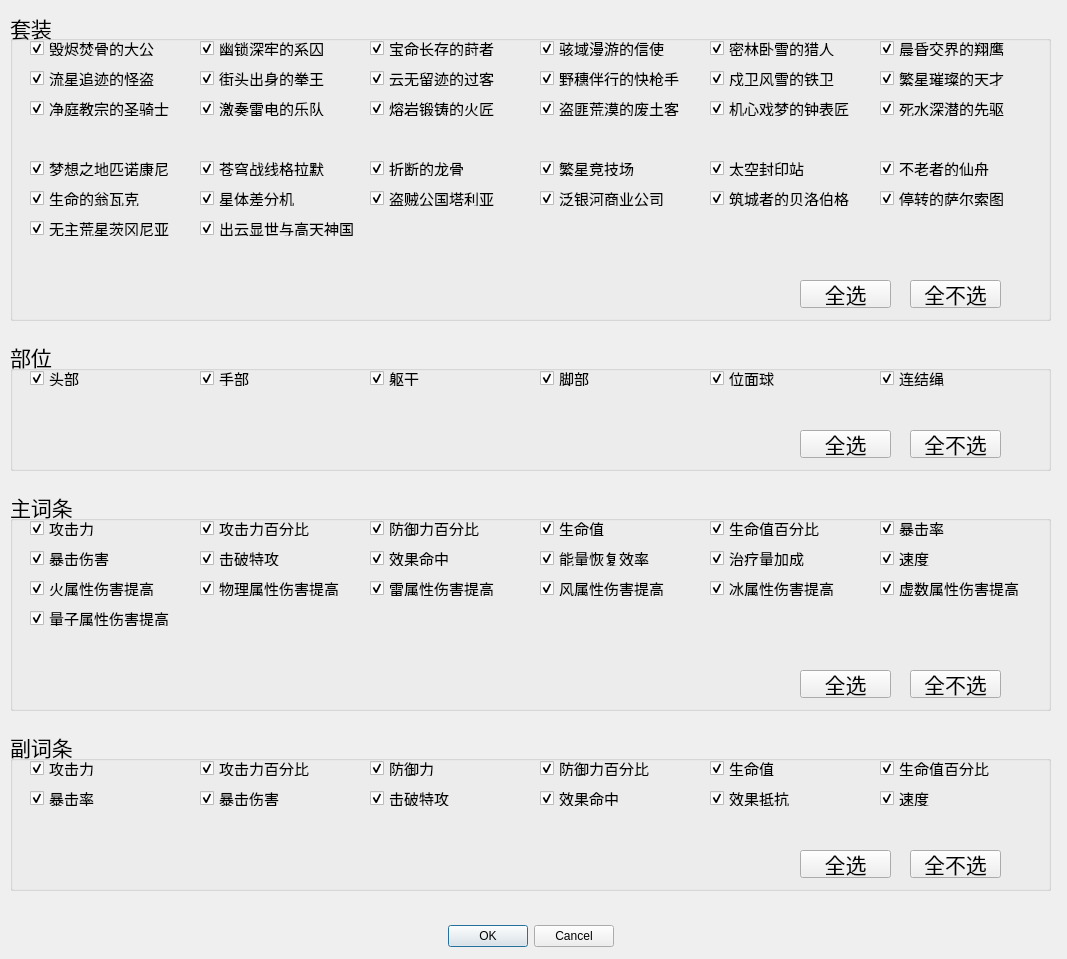
<?xml version="1.0" encoding="UTF-8"?>
<ui version="4.0">
 <class>Dialog</class>
 <widget class="QDialog" name="Dialog">
  <property name="geometry">
   <rect>
    <x>0</x>
    <y>0</y>
    <width>1067</width>
    <height>959</height>
   </rect>
  </property>
  <property name="windowTitle">
   <string>遗器筛选</string>
  </property>
  <widget class="QDialogButtonBox" name="buttonBox">
   <property name="geometry">
    <rect>
     <x>20</x>
     <y>920</y>
     <width>1021</width>
     <height>32</height>
    </rect>
   </property>
   <property name="orientation">
    <enum>Qt::Horizontal</enum>
   </property>
   <property name="standardButtons">
    <set>QDialogButtonBox::Cancel|QDialogButtonBox::Ok</set>
   </property>
   <property name="centerButtons">
    <bool>true</bool>
   </property>
  </widget>
  <widget class="QGroupBox" name="groupBox_suit">
   <property name="geometry">
    <rect>
     <x>10</x>
     <y>10</y>
     <width>1041</width>
     <height>311</height>
    </rect>
   </property>
   <property name="font">
    <font>
     <pointsize>16</pointsize>
    </font>
   </property>
   <property name="title">
    <string>套装</string>
   </property>
   <property name="alignment">
    <set>Qt::AlignLeading|Qt::AlignLeft|Qt::AlignVCenter</set>
   </property>
   <property name="flat">
    <bool>false</bool>
   </property>
   <property name="checkable">
    <bool>false</bool>
   </property>
   <widget class="QCheckBox" name="checkBox_innersuit_00">
    <property name="geometry">
     <rect>
      <x>20</x>
      <y>30</y>
      <width>160</width>
      <height>16</height>
     </rect>
    </property>
    <property name="font">
     <font>
      <pointsize>11</pointsize>
     </font>
    </property>
    <property name="text">
     <string>毁烬焚骨的大公</string>
    </property>
    <property name="checked">
     <bool>true</bool>
    </property>
   </widget>
   <widget class="QCheckBox" name="checkBox_innersuit_01">
    <property name="geometry">
     <rect>
      <x>190</x>
      <y>30</y>
      <width>160</width>
      <height>16</height>
     </rect>
    </property>
    <property name="font">
     <font>
      <pointsize>11</pointsize>
     </font>
    </property>
    <property name="text">
     <string>幽锁深牢的系囚</string>
    </property>
    <property name="checked">
     <bool>true</bool>
    </property>
   </widget>
   <widget class="QCheckBox" name="checkBox_innersuit_02">
    <property name="geometry">
     <rect>
      <x>360</x>
      <y>30</y>
      <width>160</width>
      <height>16</height>
     </rect>
    </property>
    <property name="font">
     <font>
      <pointsize>11</pointsize>
     </font>
    </property>
    <property name="text">
     <string>宝命长存的莳者</string>
    </property>
    <property name="checked">
     <bool>true</bool>
    </property>
   </widget>
   <widget class="QCheckBox" name="checkBox_innersuit_03">
    <property name="geometry">
     <rect>
      <x>530</x>
      <y>30</y>
      <width>160</width>
      <height>16</height>
     </rect>
    </property>
    <property name="font">
     <font>
      <pointsize>11</pointsize>
     </font>
    </property>
    <property name="text">
     <string>骇域漫游的信使</string>
    </property>
    <property name="checked">
     <bool>true</bool>
    </property>
   </widget>
   <widget class="QCheckBox" name="checkBox_innersuit_04">
    <property name="geometry">
     <rect>
      <x>700</x>
      <y>30</y>
      <width>160</width>
      <height>16</height>
     </rect>
    </property>
    <property name="font">
     <font>
      <pointsize>11</pointsize>
     </font>
    </property>
    <property name="text">
     <string>密林卧雪的猎人</string>
    </property>
    <property name="checked">
     <bool>true</bool>
    </property>
   </widget>
   <widget class="QCheckBox" name="checkBox_innersuit_05">
    <property name="geometry">
     <rect>
      <x>870</x>
      <y>30</y>
      <width>160</width>
      <height>16</height>
     </rect>
    </property>
    <property name="font">
     <font>
      <pointsize>11</pointsize>
     </font>
    </property>
    <property name="text">
     <string>晨昏交界的翔鹰</string>
    </property>
    <property name="checked">
     <bool>true</bool>
    </property>
   </widget>
   <widget class="QCheckBox" name="checkBox_innersuit_06">
    <property name="geometry">
     <rect>
      <x>20</x>
      <y>60</y>
      <width>160</width>
      <height>16</height>
     </rect>
    </property>
    <property name="font">
     <font>
      <pointsize>11</pointsize>
     </font>
    </property>
    <property name="text">
     <string>流星追迹的怪盗</string>
    </property>
    <property name="checked">
     <bool>true</bool>
    </property>
   </widget>
   <widget class="QCheckBox" name="checkBox_innersuit_11">
    <property name="geometry">
     <rect>
      <x>870</x>
      <y>60</y>
      <width>160</width>
      <height>16</height>
     </rect>
    </property>
    <property name="font">
     <font>
      <pointsize>11</pointsize>
     </font>
    </property>
    <property name="text">
     <string>繁星璀璨的天才</string>
    </property>
    <property name="checked">
     <bool>true</bool>
    </property>
   </widget>
   <widget class="QCheckBox" name="checkBox_innersuit_09">
    <property name="geometry">
     <rect>
      <x>530</x>
      <y>60</y>
      <width>160</width>
      <height>16</height>
     </rect>
    </property>
    <property name="font">
     <font>
      <pointsize>11</pointsize>
     </font>
    </property>
    <property name="text">
     <string>野穗伴行的快枪手</string>
    </property>
    <property name="checked">
     <bool>true</bool>
    </property>
   </widget>
   <widget class="QCheckBox" name="checkBox_innersuit_07">
    <property name="geometry">
     <rect>
      <x>190</x>
      <y>60</y>
      <width>160</width>
      <height>16</height>
     </rect>
    </property>
    <property name="font">
     <font>
      <pointsize>11</pointsize>
     </font>
    </property>
    <property name="text">
     <string>街头出身的拳王</string>
    </property>
    <property name="checked">
     <bool>true</bool>
    </property>
   </widget>
   <widget class="QCheckBox" name="checkBox_innersuit_10">
    <property name="geometry">
     <rect>
      <x>700</x>
      <y>60</y>
      <width>160</width>
      <height>16</height>
     </rect>
    </property>
    <property name="font">
     <font>
      <pointsize>11</pointsize>
     </font>
    </property>
    <property name="text">
     <string>戍卫风雪的铁卫</string>
    </property>
    <property name="checked">
     <bool>true</bool>
    </property>
   </widget>
   <widget class="QCheckBox" name="checkBox_innersuit_08">
    <property name="geometry">
     <rect>
      <x>360</x>
      <y>60</y>
      <width>160</width>
      <height>16</height>
     </rect>
    </property>
    <property name="font">
     <font>
      <pointsize>11</pointsize>
     </font>
    </property>
    <property name="text">
     <string>云无留迹的过客</string>
    </property>
    <property name="checked">
     <bool>true</bool>
    </property>
   </widget>
   <widget class="QCheckBox" name="checkBox_innersuit_17">
    <property name="geometry">
     <rect>
      <x>870</x>
      <y>90</y>
      <width>160</width>
      <height>16</height>
     </rect>
    </property>
    <property name="font">
     <font>
      <pointsize>11</pointsize>
     </font>
    </property>
    <property name="text">
     <string>死水深潜的先驱</string>
    </property>
    <property name="checked">
     <bool>true</bool>
    </property>
   </widget>
   <widget class="QCheckBox" name="checkBox_innersuit_15">
    <property name="geometry">
     <rect>
      <x>530</x>
      <y>90</y>
      <width>160</width>
      <height>16</height>
     </rect>
    </property>
    <property name="font">
     <font>
      <pointsize>11</pointsize>
     </font>
    </property>
    <property name="text">
     <string>盗匪荒漠的废土客</string>
    </property>
    <property name="checked">
     <bool>true</bool>
    </property>
   </widget>
   <widget class="QCheckBox" name="checkBox_innersuit_13">
    <property name="geometry">
     <rect>
      <x>190</x>
      <y>90</y>
      <width>160</width>
      <height>16</height>
     </rect>
    </property>
    <property name="font">
     <font>
      <pointsize>11</pointsize>
     </font>
    </property>
    <property name="text">
     <string>激奏雷电的乐队</string>
    </property>
    <property name="checked">
     <bool>true</bool>
    </property>
   </widget>
   <widget class="QCheckBox" name="checkBox_innersuit_14">
    <property name="geometry">
     <rect>
      <x>360</x>
      <y>90</y>
      <width>160</width>
      <height>16</height>
     </rect>
    </property>
    <property name="font">
     <font>
      <pointsize>11</pointsize>
     </font>
    </property>
    <property name="text">
     <string>熔岩锻铸的火匠</string>
    </property>
    <property name="checked">
     <bool>true</bool>
    </property>
   </widget>
   <widget class="QCheckBox" name="checkBox_innersuit_12">
    <property name="geometry">
     <rect>
      <x>20</x>
      <y>90</y>
      <width>160</width>
      <height>16</height>
     </rect>
    </property>
    <property name="font">
     <font>
      <pointsize>11</pointsize>
     </font>
    </property>
    <property name="text">
     <string>净庭教宗的圣骑士</string>
    </property>
    <property name="checked">
     <bool>true</bool>
    </property>
   </widget>
   <widget class="QCheckBox" name="checkBox_innersuit_16">
    <property name="geometry">
     <rect>
      <x>700</x>
      <y>90</y>
      <width>160</width>
      <height>16</height>
     </rect>
    </property>
    <property name="font">
     <font>
      <pointsize>11</pointsize>
     </font>
    </property>
    <property name="text">
     <string>机心戏梦的钟表匠</string>
    </property>
    <property name="checked">
     <bool>true</bool>
    </property>
   </widget>
   <widget class="QCheckBox" name="checkBox_outersuit_05">
    <property name="geometry">
     <rect>
      <x>870</x>
      <y>150</y>
      <width>160</width>
      <height>16</height>
     </rect>
    </property>
    <property name="font">
     <font>
      <pointsize>11</pointsize>
     </font>
    </property>
    <property name="text">
     <string>不老者的仙舟</string>
    </property>
    <property name="checked">
     <bool>true</bool>
    </property>
   </widget>
   <widget class="QCheckBox" name="checkBox_outersuit_03">
    <property name="geometry">
     <rect>
      <x>530</x>
      <y>150</y>
      <width>160</width>
      <height>16</height>
     </rect>
    </property>
    <property name="font">
     <font>
      <pointsize>11</pointsize>
     </font>
    </property>
    <property name="text">
     <string>繁星竞技场</string>
    </property>
    <property name="checked">
     <bool>true</bool>
    </property>
   </widget>
   <widget class="QCheckBox" name="checkBox_outersuit_04">
    <property name="geometry">
     <rect>
      <x>700</x>
      <y>150</y>
      <width>160</width>
      <height>16</height>
     </rect>
    </property>
    <property name="font">
     <font>
      <pointsize>11</pointsize>
     </font>
    </property>
    <property name="text">
     <string>太空封印站</string>
    </property>
    <property name="checked">
     <bool>true</bool>
    </property>
   </widget>
   <widget class="QCheckBox" name="checkBox_outersuit_00">
    <property name="geometry">
     <rect>
      <x>20</x>
      <y>150</y>
      <width>160</width>
      <height>16</height>
     </rect>
    </property>
    <property name="font">
     <font>
      <pointsize>11</pointsize>
     </font>
    </property>
    <property name="text">
     <string>梦想之地匹诺康尼</string>
    </property>
    <property name="checked">
     <bool>true</bool>
    </property>
   </widget>
   <widget class="QCheckBox" name="checkBox_outersuit_02">
    <property name="geometry">
     <rect>
      <x>360</x>
      <y>150</y>
      <width>160</width>
      <height>16</height>
     </rect>
    </property>
    <property name="font">
     <font>
      <pointsize>11</pointsize>
     </font>
    </property>
    <property name="text">
     <string>折断的龙骨</string>
    </property>
    <property name="checked">
     <bool>true</bool>
    </property>
   </widget>
   <widget class="QCheckBox" name="checkBox_outersuit_01">
    <property name="geometry">
     <rect>
      <x>190</x>
      <y>150</y>
      <width>160</width>
      <height>16</height>
     </rect>
    </property>
    <property name="font">
     <font>
      <pointsize>11</pointsize>
     </font>
    </property>
    <property name="text">
     <string>苍穹战线格拉默</string>
    </property>
    <property name="checked">
     <bool>true</bool>
    </property>
   </widget>
   <widget class="QCheckBox" name="checkBox_outersuit_11">
    <property name="geometry">
     <rect>
      <x>870</x>
      <y>180</y>
      <width>160</width>
      <height>16</height>
     </rect>
    </property>
    <property name="font">
     <font>
      <pointsize>11</pointsize>
     </font>
    </property>
    <property name="text">
     <string>停转的萨尔索图</string>
    </property>
    <property name="checked">
     <bool>true</bool>
    </property>
   </widget>
   <widget class="QCheckBox" name="checkBox_outersuit_10">
    <property name="geometry">
     <rect>
      <x>700</x>
      <y>180</y>
      <width>160</width>
      <height>16</height>
     </rect>
    </property>
    <property name="font">
     <font>
      <pointsize>11</pointsize>
     </font>
    </property>
    <property name="text">
     <string>筑城者的贝洛伯格</string>
    </property>
    <property name="checked">
     <bool>true</bool>
    </property>
   </widget>
   <widget class="QCheckBox" name="checkBox_outersuit_07">
    <property name="geometry">
     <rect>
      <x>190</x>
      <y>180</y>
      <width>160</width>
      <height>16</height>
     </rect>
    </property>
    <property name="font">
     <font>
      <pointsize>11</pointsize>
     </font>
    </property>
    <property name="text">
     <string>星体差分机</string>
    </property>
    <property name="checked">
     <bool>true</bool>
    </property>
   </widget>
   <widget class="QCheckBox" name="checkBox_outersuit_06">
    <property name="geometry">
     <rect>
      <x>20</x>
      <y>180</y>
      <width>160</width>
      <height>16</height>
     </rect>
    </property>
    <property name="font">
     <font>
      <pointsize>11</pointsize>
     </font>
    </property>
    <property name="text">
     <string>生命的翁瓦克</string>
    </property>
    <property name="checked">
     <bool>true</bool>
    </property>
   </widget>
   <widget class="QCheckBox" name="checkBox_outersuit_08">
    <property name="geometry">
     <rect>
      <x>360</x>
      <y>180</y>
      <width>160</width>
      <height>16</height>
     </rect>
    </property>
    <property name="font">
     <font>
      <pointsize>11</pointsize>
     </font>
    </property>
    <property name="text">
     <string>盗贼公国塔利亚</string>
    </property>
    <property name="checked">
     <bool>true</bool>
    </property>
   </widget>
   <widget class="QCheckBox" name="checkBox_outersuit_09">
    <property name="geometry">
     <rect>
      <x>530</x>
      <y>180</y>
      <width>160</width>
      <height>16</height>
     </rect>
    </property>
    <property name="font">
     <font>
      <pointsize>11</pointsize>
     </font>
    </property>
    <property name="text">
     <string>泛银河商业公司</string>
    </property>
    <property name="checked">
     <bool>true</bool>
    </property>
   </widget>
   <widget class="QCheckBox" name="checkBox_outersuit_13">
    <property name="geometry">
     <rect>
      <x>190</x>
      <y>210</y>
      <width>160</width>
      <height>16</height>
     </rect>
    </property>
    <property name="font">
     <font>
      <pointsize>11</pointsize>
     </font>
    </property>
    <property name="text">
     <string>出云显世与高天神国</string>
    </property>
    <property name="checked">
     <bool>true</bool>
    </property>
   </widget>
   <widget class="QCheckBox" name="checkBox_outersuit_12">
    <property name="geometry">
     <rect>
      <x>20</x>
      <y>210</y>
      <width>160</width>
      <height>16</height>
     </rect>
    </property>
    <property name="font">
     <font>
      <pointsize>11</pointsize>
     </font>
    </property>
    <property name="text">
     <string>无主荒星茨冈尼亚</string>
    </property>
    <property name="checked">
     <bool>true</bool>
    </property>
   </widget>
   <widget class="QPushButton" name="pushButton_suit_select_all">
    <property name="geometry">
     <rect>
      <x>790</x>
      <y>270</y>
      <width>91</width>
      <height>28</height>
     </rect>
    </property>
    <property name="text">
     <string>全选</string>
    </property>
   </widget>
   <widget class="QPushButton" name="pushButton_suit_select_none">
    <property name="geometry">
     <rect>
      <x>900</x>
      <y>270</y>
      <width>91</width>
      <height>28</height>
     </rect>
    </property>
    <property name="text">
     <string>全不选</string>
    </property>
   </widget>
  </widget>
  <widget class="QGroupBox" name="groupBox_main_entry">
   <property name="geometry">
    <rect>
     <x>10</x>
     <y>490</y>
     <width>1041</width>
     <height>221</height>
    </rect>
   </property>
   <property name="font">
    <font>
     <pointsize>16</pointsize>
    </font>
   </property>
   <property name="title">
    <string>主词条</string>
   </property>
   <widget class="QCheckBox" name="checkBox_main_entry_00">
    <property name="geometry">
     <rect>
      <x>20</x>
      <y>30</y>
      <width>160</width>
      <height>16</height>
     </rect>
    </property>
    <property name="font">
     <font>
      <pointsize>11</pointsize>
     </font>
    </property>
    <property name="text">
     <string>攻击力</string>
    </property>
    <property name="checked">
     <bool>true</bool>
    </property>
   </widget>
   <widget class="QCheckBox" name="checkBox_main_entry_01">
    <property name="geometry">
     <rect>
      <x>190</x>
      <y>30</y>
      <width>160</width>
      <height>16</height>
     </rect>
    </property>
    <property name="font">
     <font>
      <pointsize>11</pointsize>
     </font>
    </property>
    <property name="text">
     <string>攻击力百分比</string>
    </property>
    <property name="checked">
     <bool>true</bool>
    </property>
   </widget>
   <widget class="QCheckBox" name="checkBox_main_entry_02">
    <property name="geometry">
     <rect>
      <x>360</x>
      <y>30</y>
      <width>160</width>
      <height>16</height>
     </rect>
    </property>
    <property name="font">
     <font>
      <pointsize>11</pointsize>
     </font>
    </property>
    <property name="text">
     <string>防御力百分比</string>
    </property>
    <property name="checked">
     <bool>true</bool>
    </property>
   </widget>
   <widget class="QCheckBox" name="checkBox_main_entry_03">
    <property name="geometry">
     <rect>
      <x>530</x>
      <y>30</y>
      <width>160</width>
      <height>16</height>
     </rect>
    </property>
    <property name="font">
     <font>
      <pointsize>11</pointsize>
     </font>
    </property>
    <property name="text">
     <string>生命值</string>
    </property>
    <property name="checked">
     <bool>true</bool>
    </property>
   </widget>
   <widget class="QCheckBox" name="checkBox_main_entry_04">
    <property name="geometry">
     <rect>
      <x>700</x>
      <y>30</y>
      <width>160</width>
      <height>16</height>
     </rect>
    </property>
    <property name="font">
     <font>
      <pointsize>11</pointsize>
     </font>
    </property>
    <property name="text">
     <string>生命值百分比</string>
    </property>
    <property name="checked">
     <bool>true</bool>
    </property>
   </widget>
   <widget class="QCheckBox" name="checkBox_main_entry_05">
    <property name="geometry">
     <rect>
      <x>870</x>
      <y>30</y>
      <width>160</width>
      <height>16</height>
     </rect>
    </property>
    <property name="font">
     <font>
      <pointsize>11</pointsize>
     </font>
    </property>
    <property name="text">
     <string>暴击率</string>
    </property>
    <property name="checked">
     <bool>true</bool>
    </property>
   </widget>
   <widget class="QCheckBox" name="checkBox_main_entry_11">
    <property name="geometry">
     <rect>
      <x>870</x>
      <y>60</y>
      <width>160</width>
      <height>16</height>
     </rect>
    </property>
    <property name="font">
     <font>
      <pointsize>11</pointsize>
     </font>
    </property>
    <property name="text">
     <string>速度</string>
    </property>
    <property name="checked">
     <bool>true</bool>
    </property>
   </widget>
   <widget class="QCheckBox" name="checkBox_main_entry_10">
    <property name="geometry">
     <rect>
      <x>700</x>
      <y>60</y>
      <width>160</width>
      <height>16</height>
     </rect>
    </property>
    <property name="font">
     <font>
      <pointsize>11</pointsize>
     </font>
    </property>
    <property name="text">
     <string>治疗量加成</string>
    </property>
    <property name="checked">
     <bool>true</bool>
    </property>
   </widget>
   <widget class="QCheckBox" name="checkBox_main_entry_07">
    <property name="geometry">
     <rect>
      <x>190</x>
      <y>60</y>
      <width>160</width>
      <height>16</height>
     </rect>
    </property>
    <property name="font">
     <font>
      <pointsize>11</pointsize>
     </font>
    </property>
    <property name="text">
     <string>击破特攻</string>
    </property>
    <property name="checked">
     <bool>true</bool>
    </property>
   </widget>
   <widget class="QCheckBox" name="checkBox_main_entry_06">
    <property name="geometry">
     <rect>
      <x>20</x>
      <y>60</y>
      <width>160</width>
      <height>16</height>
     </rect>
    </property>
    <property name="font">
     <font>
      <pointsize>11</pointsize>
     </font>
    </property>
    <property name="text">
     <string>暴击伤害</string>
    </property>
    <property name="checked">
     <bool>true</bool>
    </property>
   </widget>
   <widget class="QCheckBox" name="checkBox_main_entry_09">
    <property name="geometry">
     <rect>
      <x>530</x>
      <y>60</y>
      <width>160</width>
      <height>16</height>
     </rect>
    </property>
    <property name="font">
     <font>
      <pointsize>11</pointsize>
     </font>
    </property>
    <property name="text">
     <string>能量恢复效率</string>
    </property>
    <property name="checked">
     <bool>true</bool>
    </property>
   </widget>
   <widget class="QCheckBox" name="checkBox_main_entry_08">
    <property name="geometry">
     <rect>
      <x>360</x>
      <y>60</y>
      <width>160</width>
      <height>16</height>
     </rect>
    </property>
    <property name="font">
     <font>
      <pointsize>11</pointsize>
     </font>
    </property>
    <property name="text">
     <string>效果命中</string>
    </property>
    <property name="checked">
     <bool>true</bool>
    </property>
   </widget>
   <widget class="QCheckBox" name="checkBox_main_entry_14">
    <property name="geometry">
     <rect>
      <x>360</x>
      <y>90</y>
      <width>160</width>
      <height>16</height>
     </rect>
    </property>
    <property name="font">
     <font>
      <pointsize>11</pointsize>
     </font>
    </property>
    <property name="text">
     <string>雷属性伤害提高</string>
    </property>
    <property name="checked">
     <bool>true</bool>
    </property>
   </widget>
   <widget class="QCheckBox" name="checkBox_main_entry_17">
    <property name="geometry">
     <rect>
      <x>870</x>
      <y>90</y>
      <width>160</width>
      <height>16</height>
     </rect>
    </property>
    <property name="font">
     <font>
      <pointsize>11</pointsize>
     </font>
    </property>
    <property name="text">
     <string>虚数属性伤害提高</string>
    </property>
    <property name="checked">
     <bool>true</bool>
    </property>
   </widget>
   <widget class="QCheckBox" name="checkBox_main_entry_16">
    <property name="geometry">
     <rect>
      <x>700</x>
      <y>90</y>
      <width>160</width>
      <height>16</height>
     </rect>
    </property>
    <property name="font">
     <font>
      <pointsize>11</pointsize>
     </font>
    </property>
    <property name="text">
     <string>冰属性伤害提高</string>
    </property>
    <property name="checked">
     <bool>true</bool>
    </property>
   </widget>
   <widget class="QCheckBox" name="checkBox_main_entry_15">
    <property name="geometry">
     <rect>
      <x>530</x>
      <y>90</y>
      <width>160</width>
      <height>16</height>
     </rect>
    </property>
    <property name="font">
     <font>
      <pointsize>11</pointsize>
     </font>
    </property>
    <property name="text">
     <string>风属性伤害提高</string>
    </property>
    <property name="checked">
     <bool>true</bool>
    </property>
   </widget>
   <widget class="QCheckBox" name="checkBox_main_entry_12">
    <property name="geometry">
     <rect>
      <x>20</x>
      <y>90</y>
      <width>160</width>
      <height>16</height>
     </rect>
    </property>
    <property name="font">
     <font>
      <pointsize>11</pointsize>
     </font>
    </property>
    <property name="text">
     <string>火属性伤害提高</string>
    </property>
    <property name="checked">
     <bool>true</bool>
    </property>
   </widget>
   <widget class="QCheckBox" name="checkBox_main_entry_13">
    <property name="geometry">
     <rect>
      <x>190</x>
      <y>90</y>
      <width>160</width>
      <height>16</height>
     </rect>
    </property>
    <property name="font">
     <font>
      <pointsize>11</pointsize>
     </font>
    </property>
    <property name="text">
     <string>物理属性伤害提高</string>
    </property>
    <property name="checked">
     <bool>true</bool>
    </property>
   </widget>
   <widget class="QCheckBox" name="checkBox_main_entry_18">
    <property name="geometry">
     <rect>
      <x>20</x>
      <y>120</y>
      <width>160</width>
      <height>16</height>
     </rect>
    </property>
    <property name="font">
     <font>
      <pointsize>11</pointsize>
     </font>
    </property>
    <property name="text">
     <string>量子属性伤害提高</string>
    </property>
    <property name="checked">
     <bool>true</bool>
    </property>
   </widget>
   <widget class="QPushButton" name="pushButton_main_entry_select_none">
    <property name="geometry">
     <rect>
      <x>900</x>
      <y>180</y>
      <width>91</width>
      <height>28</height>
     </rect>
    </property>
    <property name="text">
     <string>全不选</string>
    </property>
   </widget>
   <widget class="QPushButton" name="pushButton_main_entry_select_all">
    <property name="geometry">
     <rect>
      <x>790</x>
      <y>180</y>
      <width>91</width>
      <height>28</height>
     </rect>
    </property>
    <property name="text">
     <string>全选</string>
    </property>
   </widget>
  </widget>
  <widget class="QGroupBox" name="groupBox_sub_entry">
   <property name="geometry">
    <rect>
     <x>10</x>
     <y>730</y>
     <width>1041</width>
     <height>161</height>
    </rect>
   </property>
   <property name="font">
    <font>
     <pointsize>16</pointsize>
    </font>
   </property>
   <property name="title">
    <string>副词条</string>
   </property>
   <widget class="QCheckBox" name="checkBox_sub_entry_02">
    <property name="geometry">
     <rect>
      <x>360</x>
      <y>30</y>
      <width>160</width>
      <height>16</height>
     </rect>
    </property>
    <property name="font">
     <font>
      <pointsize>11</pointsize>
     </font>
    </property>
    <property name="text">
     <string>防御力</string>
    </property>
    <property name="checked">
     <bool>true</bool>
    </property>
   </widget>
   <widget class="QCheckBox" name="checkBox_sub_entry_09">
    <property name="geometry">
     <rect>
      <x>530</x>
      <y>60</y>
      <width>160</width>
      <height>16</height>
     </rect>
    </property>
    <property name="font">
     <font>
      <pointsize>11</pointsize>
     </font>
    </property>
    <property name="text">
     <string>效果命中</string>
    </property>
    <property name="checked">
     <bool>true</bool>
    </property>
   </widget>
   <widget class="QCheckBox" name="checkBox_sub_entry_05">
    <property name="geometry">
     <rect>
      <x>870</x>
      <y>30</y>
      <width>160</width>
      <height>16</height>
     </rect>
    </property>
    <property name="font">
     <font>
      <pointsize>11</pointsize>
     </font>
    </property>
    <property name="text">
     <string>生命值百分比</string>
    </property>
    <property name="checked">
     <bool>true</bool>
    </property>
   </widget>
   <widget class="QCheckBox" name="checkBox_sub_entry_07">
    <property name="geometry">
     <rect>
      <x>190</x>
      <y>60</y>
      <width>160</width>
      <height>16</height>
     </rect>
    </property>
    <property name="font">
     <font>
      <pointsize>11</pointsize>
     </font>
    </property>
    <property name="text">
     <string>暴击伤害</string>
    </property>
    <property name="checked">
     <bool>true</bool>
    </property>
   </widget>
   <widget class="QCheckBox" name="checkBox_sub_entry_03">
    <property name="geometry">
     <rect>
      <x>530</x>
      <y>30</y>
      <width>160</width>
      <height>16</height>
     </rect>
    </property>
    <property name="font">
     <font>
      <pointsize>11</pointsize>
     </font>
    </property>
    <property name="text">
     <string>防御力百分比</string>
    </property>
    <property name="checked">
     <bool>true</bool>
    </property>
   </widget>
   <widget class="QCheckBox" name="checkBox_sub_entry_11">
    <property name="geometry">
     <rect>
      <x>870</x>
      <y>60</y>
      <width>160</width>
      <height>16</height>
     </rect>
    </property>
    <property name="font">
     <font>
      <pointsize>11</pointsize>
     </font>
    </property>
    <property name="text">
     <string>速度</string>
    </property>
    <property name="checked">
     <bool>true</bool>
    </property>
   </widget>
   <widget class="QCheckBox" name="checkBox_sub_entry_04">
    <property name="geometry">
     <rect>
      <x>700</x>
      <y>30</y>
      <width>160</width>
      <height>16</height>
     </rect>
    </property>
    <property name="font">
     <font>
      <pointsize>11</pointsize>
     </font>
    </property>
    <property name="text">
     <string>生命值</string>
    </property>
    <property name="checked">
     <bool>true</bool>
    </property>
   </widget>
   <widget class="QCheckBox" name="checkBox_sub_entry_00">
    <property name="geometry">
     <rect>
      <x>20</x>
      <y>30</y>
      <width>160</width>
      <height>16</height>
     </rect>
    </property>
    <property name="font">
     <font>
      <pointsize>11</pointsize>
     </font>
    </property>
    <property name="text">
     <string>攻击力</string>
    </property>
    <property name="checked">
     <bool>true</bool>
    </property>
   </widget>
   <widget class="QCheckBox" name="checkBox_sub_entry_01">
    <property name="geometry">
     <rect>
      <x>190</x>
      <y>30</y>
      <width>160</width>
      <height>16</height>
     </rect>
    </property>
    <property name="font">
     <font>
      <pointsize>11</pointsize>
     </font>
    </property>
    <property name="text">
     <string>攻击力百分比</string>
    </property>
    <property name="checked">
     <bool>true</bool>
    </property>
   </widget>
   <widget class="QCheckBox" name="checkBox_sub_entry_06">
    <property name="geometry">
     <rect>
      <x>20</x>
      <y>60</y>
      <width>160</width>
      <height>16</height>
     </rect>
    </property>
    <property name="font">
     <font>
      <pointsize>11</pointsize>
     </font>
    </property>
    <property name="text">
     <string>暴击率</string>
    </property>
    <property name="checked">
     <bool>true</bool>
    </property>
   </widget>
   <widget class="QCheckBox" name="checkBox_sub_entry_10">
    <property name="geometry">
     <rect>
      <x>700</x>
      <y>60</y>
      <width>160</width>
      <height>16</height>
     </rect>
    </property>
    <property name="font">
     <font>
      <pointsize>11</pointsize>
     </font>
    </property>
    <property name="text">
     <string>效果抵抗</string>
    </property>
    <property name="checked">
     <bool>true</bool>
    </property>
   </widget>
   <widget class="QCheckBox" name="checkBox_sub_entry_08">
    <property name="geometry">
     <rect>
      <x>360</x>
      <y>60</y>
      <width>160</width>
      <height>16</height>
     </rect>
    </property>
    <property name="font">
     <font>
      <pointsize>11</pointsize>
     </font>
    </property>
    <property name="text">
     <string>击破特攻</string>
    </property>
    <property name="checked">
     <bool>true</bool>
    </property>
   </widget>
   <widget class="QPushButton" name="pushButton_sub_entry_select_none">
    <property name="geometry">
     <rect>
      <x>900</x>
      <y>120</y>
      <width>91</width>
      <height>28</height>
     </rect>
    </property>
    <property name="text">
     <string>全不选</string>
    </property>
   </widget>
   <widget class="QPushButton" name="pushButton_sub_entry_select_all">
    <property name="geometry">
     <rect>
      <x>790</x>
      <y>120</y>
      <width>91</width>
      <height>28</height>
     </rect>
    </property>
    <property name="text">
     <string>全选</string>
    </property>
   </widget>
  </widget>
  <widget class="QGroupBox" name="groupBox_position">
   <property name="geometry">
    <rect>
     <x>10</x>
     <y>340</y>
     <width>1041</width>
     <height>131</height>
    </rect>
   </property>
   <property name="font">
    <font>
     <pointsize>16</pointsize>
    </font>
   </property>
   <property name="title">
    <string>部位</string>
   </property>
   <widget class="QCheckBox" name="checkBox_position_05">
    <property name="geometry">
     <rect>
      <x>870</x>
      <y>30</y>
      <width>160</width>
      <height>16</height>
     </rect>
    </property>
    <property name="font">
     <font>
      <pointsize>11</pointsize>
     </font>
    </property>
    <property name="text">
     <string>连结绳</string>
    </property>
    <property name="checked">
     <bool>true</bool>
    </property>
   </widget>
   <widget class="QCheckBox" name="checkBox_position_02">
    <property name="geometry">
     <rect>
      <x>360</x>
      <y>30</y>
      <width>160</width>
      <height>16</height>
     </rect>
    </property>
    <property name="font">
     <font>
      <pointsize>11</pointsize>
     </font>
    </property>
    <property name="text">
     <string>躯干</string>
    </property>
    <property name="checked">
     <bool>true</bool>
    </property>
   </widget>
   <widget class="QCheckBox" name="checkBox_position_03">
    <property name="geometry">
     <rect>
      <x>530</x>
      <y>30</y>
      <width>160</width>
      <height>16</height>
     </rect>
    </property>
    <property name="font">
     <font>
      <pointsize>11</pointsize>
     </font>
    </property>
    <property name="text">
     <string>脚部</string>
    </property>
    <property name="checked">
     <bool>true</bool>
    </property>
   </widget>
   <widget class="QCheckBox" name="checkBox_position_04">
    <property name="geometry">
     <rect>
      <x>700</x>
      <y>30</y>
      <width>160</width>
      <height>16</height>
     </rect>
    </property>
    <property name="font">
     <font>
      <pointsize>11</pointsize>
     </font>
    </property>
    <property name="text">
     <string>位面球</string>
    </property>
    <property name="checked">
     <bool>true</bool>
    </property>
   </widget>
   <widget class="QCheckBox" name="checkBox_position_00">
    <property name="geometry">
     <rect>
      <x>20</x>
      <y>30</y>
      <width>160</width>
      <height>16</height>
     </rect>
    </property>
    <property name="font">
     <font>
      <pointsize>11</pointsize>
     </font>
    </property>
    <property name="text">
     <string>头部</string>
    </property>
    <property name="checked">
     <bool>true</bool>
    </property>
   </widget>
   <widget class="QCheckBox" name="checkBox_position_01">
    <property name="geometry">
     <rect>
      <x>190</x>
      <y>30</y>
      <width>160</width>
      <height>16</height>
     </rect>
    </property>
    <property name="font">
     <font>
      <pointsize>11</pointsize>
     </font>
    </property>
    <property name="text">
     <string>手部</string>
    </property>
    <property name="checked">
     <bool>true</bool>
    </property>
   </widget>
   <widget class="QPushButton" name="pushButton_position_select_none">
    <property name="geometry">
     <rect>
      <x>900</x>
      <y>90</y>
      <width>91</width>
      <height>28</height>
     </rect>
    </property>
    <property name="text">
     <string>全不选</string>
    </property>
   </widget>
   <widget class="QPushButton" name="pushButton_position_select_all">
    <property name="geometry">
     <rect>
      <x>790</x>
      <y>90</y>
      <width>91</width>
      <height>28</height>
     </rect>
    </property>
    <property name="text">
     <string>全选</string>
    </property>
   </widget>
  </widget>
 </widget>
 <resources/>
 <connections>
  <connection>
   <sender>buttonBox</sender>
   <signal>accepted()</signal>
   <receiver>Dialog</receiver>
   <slot>accept()</slot>
   <hints>
    <hint type="sourcelabel">
     <x>248</x>
     <y>254</y>
    </hint>
    <hint type="destinationlabel">
     <x>157</x>
     <y>274</y>
    </hint>
   </hints>
  </connection>
  <connection>
   <sender>buttonBox</sender>
   <signal>rejected()</signal>
   <receiver>Dialog</receiver>
   <slot>reject()</slot>
   <hints>
    <hint type="sourcelabel">
     <x>316</x>
     <y>260</y>
    </hint>
    <hint type="destinationlabel">
     <x>286</x>
     <y>274</y>
    </hint>
   </hints>
  </connection>
 </connections>
</ui>
